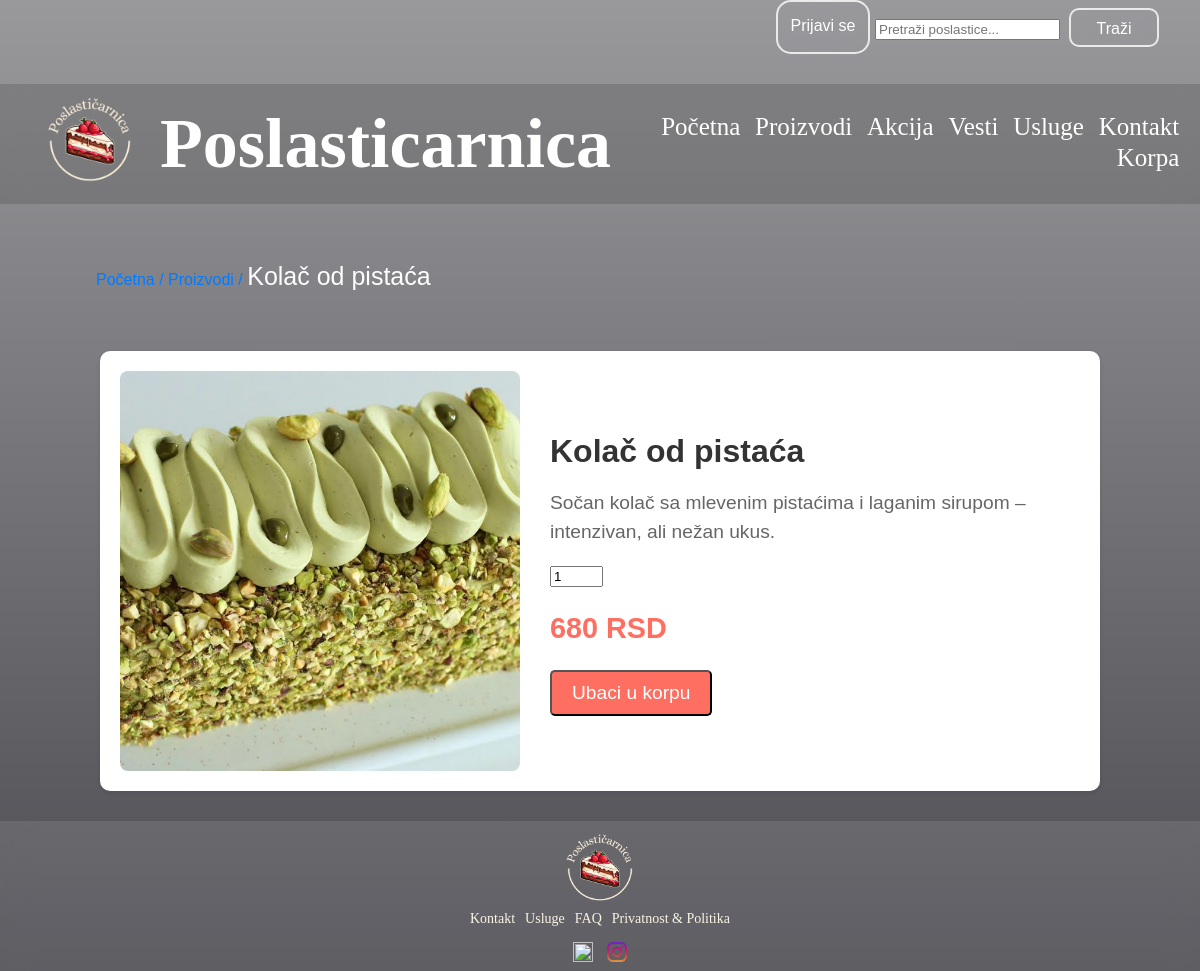
The page /index.php?page=proizvod&id=30 on the database its author committed.
### tables this page shows
CREATE TABLE IF NOT EXISTS `proizvod` (
  `id` int(10) UNSIGNED NOT NULL AUTO_INCREMENT,
  `naziv` varchar(50) NOT NULL DEFAULT '0',
  `opis` varchar(255) NOT NULL,
  `kategorija` varchar(50) NOT NULL,
  `cena` double NOT NULL DEFAULT 0,
  `zalihe` int(11) NOT NULL DEFAULT 0,
  `slika` varchar(255) NOT NULL DEFAULT '0',
  PRIMARY KEY (`id`)
);

### korisnickaStrana/model/ProizvodModel.php (called while the page is built, shortened)
<?php
function getProizvodById($con, $id) {
    $product_id = mysqli_real_escape_string($con, $id);
    $query = "SELECT * FROM proizvod WHERE id='$product_id'";
    $query_run = mysqli_query($con, $query);
    if ($query_run && mysqli_num_rows($query_run) > 0) {
        return mysqli_fetch_array($query_run);
    }
    return null;
}
?>

### korisnickaStrana/view/proizvod.php (the view, shortened to what this page needs)
<!DOCTYPE html>
<html lang="sr">
<head>
    <link rel="stylesheet" href="/Poslasticarnica/korisnickaStrana/public/proizvod.css">
</head>
<body id="body">
<div aria-label="breadcrumb">
        <ol class="breadcrumb">
            <li class="breadcrumb-item"><a href="/Poslasticarnica/index.php?page=pocetna">Početna /</a></li>
            <li class="breadcrumb-item"><a href="/Poslasticarnica/index.php?page=proizvodi">Proizvodi /</a></li>
            <li class="breadcrumb-item active" aria-current="page"><?= $proizvod['naziv'] ?></li>
        </ol>
</div>
    <div class="product-container">
    <img src="/Poslasticarnica/<?= $proizvod['slika'] ?>" class="product-img" >
        <div class="product-info">
            <h2><?= $proizvod['naziv']?></h2>
            <p><?= $proizvod['opis'] ?></p>
            <div class="price-quantity">
                <input type="number" class="quantity" value="1" min="1" max="50">
            <p><strong><?= $proizvod['cena'] ?> RSD</strong></p>
            </div>
           <button class="shopping2" data-id="<?= $proizvod['id'] ?>" data-naziv="<?= $proizvod['naziv'] ?>" data-cena="<?= $proizvod['cena'] ?>" data-slika="<?= $proizvod['slika'] ?>">
                Ubaci u korpu
           </button>
        </div>
    </div>
</body>
</html>

### korisnickaStrana/public/nav-bar.css (style rules this page uses)
#body { height: 111vh; width: 100%; background-image: linear-gradient(rgba(0,0,9,0.4),rgba(0,0,9,0.7)), url(../public/slike/background1.jpg); background-position: center; background-size: cover; position: relative; }

### korisnickaStrana/public/proizvod.css (style rules this page uses)
body { font-family: Arial, sans-serif; margin: 0; padding: 0; color: #333; background-image: linear-gradient(rgba(0,0,9,0.4),rgba(0,0,9,0.7)), url(../public/slike/background1.jpg); background-position: center; background-size: cover; position: relative; }
.price-quantity { display: block; }
.quantity { width: 10%; height: 15%; }
.product-container { display: flex; justify-content: center; align-items: center; padding: 20px; margin-top: 50px; background-color: #fff; box-shadow: 0 2px 5px rgba(0, 0, 0, 0.1); border-radius: 10px; width: 80%; max-width: 1200px; margin-left: auto; margin-right: auto; }
.product-img { width: 400px; height: 400px; object-fit: cover; margin-right: 30px; border-radius: 8px; }
.product-info { max-width: 600px; }
.product-info h2 { font-size: 2em; margin-bottom: 10px; color: #333; }
.product-info p { font-size: 1.2em; line-height: 1.5; color: #666; margin-bottom: 20px; }
.product-info strong { font-size: 1.5em; color: #ff6f61; }
.shopping2 { display: inline-block; padding: 10px 20px; background-color: #ff6f61; color: #fff; font-size: 1.2em; text-align: center; text-decoration: none; border-radius: 5px; transition: background-color 0.3s ease; }
.breadcrumb { margin: 3em; margin-left: 6em; background-color: transparent; padding: 10px 0; list-style: none; margin-bottom: 20px; }
.breadcrumb-item { display: inline; font-size: 1em; }
.breadcrumb-item a { color: #007bff; text-decoration: none; }
.breadcrumb-item.active { font-size: 25px; color: #fdfdfd; }

### rows shown on the page
proizvod: naziv "Kolač od pistaća", slika (picture), opis "Sočan kolač sa mlevenim pistaćima i laganim sirupom – intenzivan, ali nežan ukus.", cena "680"
